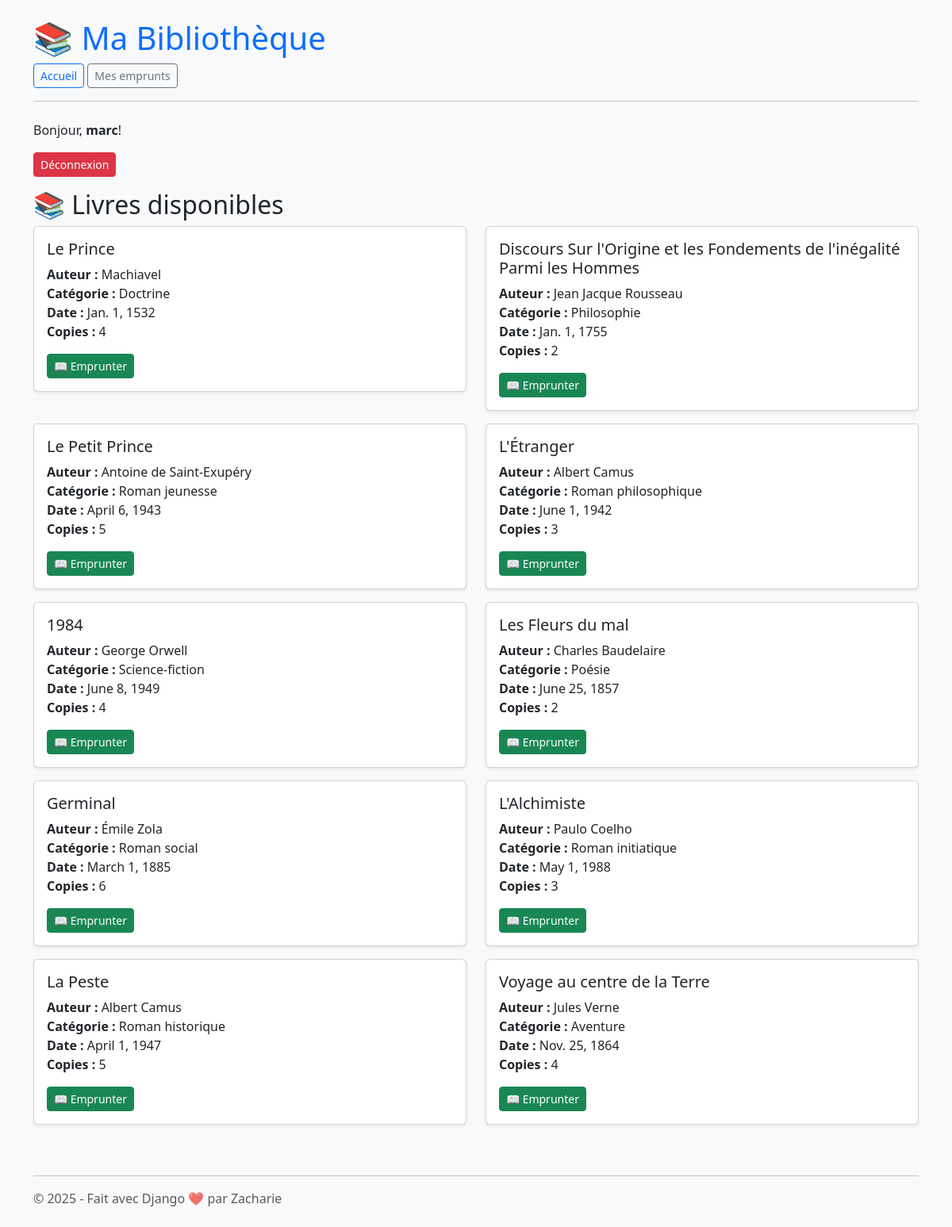
Screenshot of / (signed in) with the database file from the repository.
### core/models.py (models this page shows, shortened)
class Livre(models.Model):
    titre = models.CharField(max_length=255)
    auteur = models.ForeignKey(Auteur, on_delete=models.CASCADE)
    categorie = models.ForeignKey(Categorie, on_delete=models.SET_NULL, null=True)
    date_publication = models.DateField()
    copies_disponibles = models.PositiveIntegerField(default=1)

class Auteur(models.Model):
    nom = models.CharField(max_length=255)

class Categorie(models.Model):
    nom = models.CharField(max_length=100)

### core/views.py (the view)
# urls.py: path('', views.ListeLivre.as_view(), name='liste_livre'),
class ListeLivre(ListView):
    model = Livre
    template_name = "core/liste_livre.html"
    context_object_name = "livres"

### core/templates/core/liste_livre.html (shortened to what this page needs)
{% extends 'base.html' %}
{% block content %}
  <h2>📚 Livres disponibles</h2>
  <div class="row">
    {% for livre in livres %}
      <div class="col-md-6 mb-3">
        <div class="card shadow-sm">
          <div class="card-body">
            <h5 class="card-title">{{ livre.titre }}</h5>
            <p class="card-text">
              <strong>Auteur :</strong> {{ livre.auteur.nom }}<br>
              <strong>Catégorie :</strong> {{ livre.categorie.nom }}<br>
              <strong>Date :</strong> {{ livre.date_publication }}<br>
              <strong>Copies :</strong> {{ livre.copies_disponibles }}
            </p>
            {% if user.is_authenticated %}
              {% if livre.copies_disponibles > 0 %}
                <form method="post" action="{% url 'emprunter-livre' livre.id %}">
                  <button type="submit" class="btn btn-success btn-sm">📖 Emprunter</button>
                </form>
              {% else %}
                <span class="badge bg-secondary">Non disponible</span>
              {% endif %}
            {% else %}
              <a href="{% url 'login' %}" class="btn btn-outline-primary btn-sm">Connectez-vous pour emprunter</a>
            {% endif %}
          </div>
        </div>
      </div>
    {% empty %}
      <div class="col-12">Aucun livre disponible pour le moment.</div>
    {% endfor %}
  </div>
{% endblock %}

### core/templates/base.html (shortened to what this page needs)
<!DOCTYPE html>
<html lang="fr">
<head>
    <link href="https://cdn.jsdelivr.net/npm/bootstrap@5.3.3/dist/css/bootstrap.min.css" rel="stylesheet">
</head>
<body class="bg-light">
    <div class="container my-4">
        <header class="mb-4">
            <h1 class="text-primary">📚 Ma Bibliothèque</h1>
            <nav class="mb-3">
                <a class="btn btn-outline-primary btn-sm" href="{% url 'liste_livre' %}">Accueil</a>
                <a class="btn btn-outline-secondary btn-sm" href="{% url 'liste-emprunts' %}">Mes emprunts</a>
            </nav>
            <hr>
        </header>
        {% if user.is_authenticated %}
            <p>Bonjour, <strong>{{ user.username }}</strong>!
                <form method="post" action="{% url 'logout' %}" style="display:inline;">
                    <button type="submit" class="btn btn-sm btn-danger">Déconnexion</button>
                </form>
            </p>
        {% else %}
            <p><a class="btn btn-primary btn-sm" href="{% url 'login' %}">Connexion</a></p>
        {% endif %}
        {% block content %}{% endblock %}
        <footer class="mt-5">
            <hr>
            <p class="text-muted">© 2025 - Fait avec Django ❤️ par Zacharie</p>
        </footer>
    </div>
</body>
</html>

### rows the page displays
Livre: titre "Le Prince", auteur.nom "Machiavel", categorie.nom "Doctrine", date_publication "Jan. 1, 1532", copies_disponibles "4", shows "📖 Emprunter"
Livre: titre "Discours Sur l'Origine et les Fondements de l'inégalité Parmi les Hommes", auteur.nom "Jean Jacque Rousseau", categorie.nom "Philosophie", date_publication "Jan. 1, 1755", copies_disponibles "2", shows "📖 Emprunter"
Livre: titre "Le Petit Prince", auteur.nom "Antoine de Saint-Exupéry", categorie.nom "Roman jeunesse", date_publication "April 6, 1943", copies_disponibles "5", shows "📖 Emprunter"
Livre: titre "L'Étranger", auteur.nom "Albert Camus", categorie.nom "Roman philosophique", date_publication "June 1, 1942", copies_disponibles "3", shows "📖 Emprunter"
Livre: titre "1984", auteur.nom "George Orwell", categorie.nom "Science-fiction", date_publication "June 8, 1949", copies_disponibles "4", shows "📖 Emprunter"
Livre: titre "Les Fleurs du mal", auteur.nom "Charles Baudelaire", categorie.nom "Poésie", date_publication "June 25, 1857", copies_disponibles "2", shows "📖 Emprunter"
Livre: titre "Germinal", auteur.nom "Émile Zola", categorie.nom "Roman social", date_publication "March 1, 1885", copies_disponibles "6", shows "📖 Emprunter"
Livre: titre "L'Alchimiste", auteur.nom "Paulo Coelho", categorie.nom "Roman initiatique", date_publication "May 1, 1988", copies_disponibles "3", shows "📖 Emprunter"
Livre: titre "La Peste", auteur.nom "Albert Camus", categorie.nom "Roman historique", date_publication "April 1, 1947", copies_disponibles "5", shows "📖 Emprunter"
Livre: titre "Voyage au centre de la Terre", auteur.nom "Jules Verne", categorie.nom "Aventure", date_publication "Nov. 25, 1864", copies_disponibles "4", shows "📖 Emprunter"

### other values shown
{{ user.username }} "marc"
